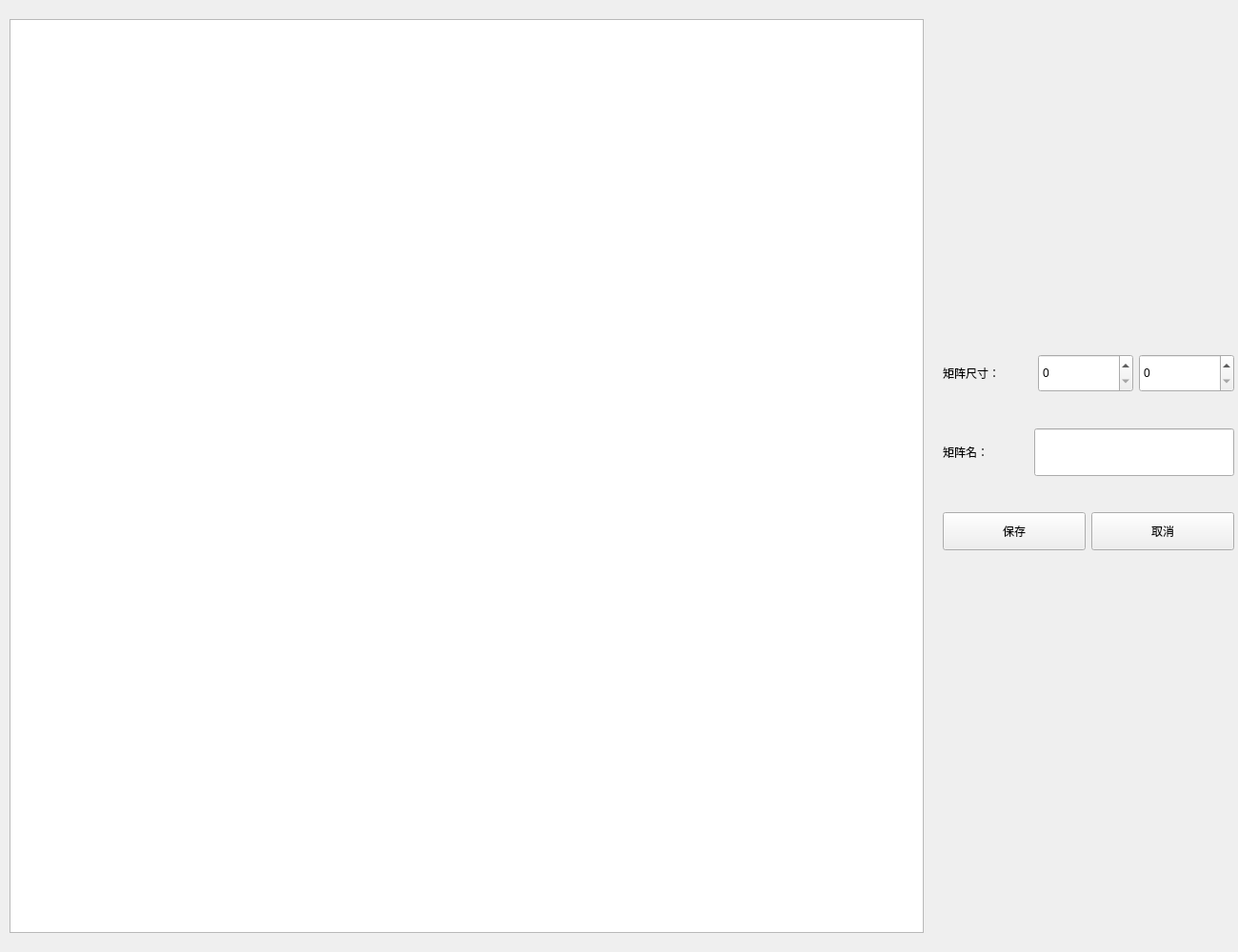
<?xml version="1.0" encoding="UTF-8"?>
<ui version="4.0">
 <class>addMat</class>
 <widget class="QWidget" name="addMat">
  <property name="geometry">
   <rect>
    <x>0</x>
    <y>0</y>
    <width>1300</width>
    <height>1000</height>
   </rect>
  </property>
  <property name="minimumSize">
   <size>
    <width>1300</width>
    <height>1000</height>
   </size>
  </property>
  <property name="maximumSize">
   <size>
    <width>1300</width>
    <height>1000</height>
   </size>
  </property>
  <property name="windowTitle">
   <string>Form</string>
  </property>
  <widget class="QTableWidget" name="modifyMat">
   <property name="geometry">
    <rect>
     <x>10</x>
     <y>20</y>
     <width>960</width>
     <height>960</height>
    </rect>
   </property>
   <property name="minimumSize">
    <size>
     <width>960</width>
     <height>960</height>
    </size>
   </property>
   <property name="maximumSize">
    <size>
     <width>960</width>
     <height>960</height>
    </size>
   </property>
  </widget>
  <widget class="QWidget" name="">
   <property name="geometry">
    <rect>
     <x>990</x>
     <y>340</y>
     <width>306</width>
     <height>271</height>
    </rect>
   </property>
   <layout class="QVBoxLayout" name="verticalLayout">
    <item>
     <layout class="QHBoxLayout" name="horizontalLayout_3">
      <item>
       <widget class="QLabel" name="label">
        <property name="text">
         <string>矩阵尺寸：</string>
        </property>
       </widget>
      </item>
      <item>
       <widget class="QSpinBox" name="spinBox_row">
        <property name="minimumSize">
         <size>
          <width>100</width>
          <height>40</height>
         </size>
        </property>
        <property name="maximumSize">
         <size>
          <width>100</width>
          <height>40</height>
         </size>
        </property>
       </widget>
      </item>
      <item>
       <widget class="QSpinBox" name="spinBox_col">
        <property name="minimumSize">
         <size>
          <width>100</width>
          <height>40</height>
         </size>
        </property>
        <property name="maximumSize">
         <size>
          <width>100</width>
          <height>40</height>
         </size>
        </property>
       </widget>
      </item>
     </layout>
    </item>
    <item>
     <layout class="QHBoxLayout" name="horizontalLayout_2">
      <item>
       <widget class="QLabel" name="label_2">
        <property name="text">
         <string>矩阵名：</string>
        </property>
       </widget>
      </item>
      <item>
       <widget class="QLineEdit" name="matName">
        <property name="minimumSize">
         <size>
          <width>210</width>
          <height>50</height>
         </size>
        </property>
        <property name="maximumSize">
         <size>
          <width>210</width>
          <height>50</height>
         </size>
        </property>
       </widget>
      </item>
     </layout>
    </item>
    <item>
     <layout class="QHBoxLayout" name="horizontalLayout">
      <item>
       <widget class="QPushButton" name="save">
        <property name="minimumSize">
         <size>
          <width>0</width>
          <height>40</height>
         </size>
        </property>
        <property name="maximumSize">
         <size>
          <width>16777215</width>
          <height>40</height>
         </size>
        </property>
        <property name="text">
         <string>保存</string>
        </property>
       </widget>
      </item>
      <item>
       <widget class="QPushButton" name="cancel">
        <property name="minimumSize">
         <size>
          <width>0</width>
          <height>40</height>
         </size>
        </property>
        <property name="maximumSize">
         <size>
          <width>16777215</width>
          <height>40</height>
         </size>
        </property>
        <property name="text">
         <string>取消</string>
        </property>
       </widget>
      </item>
     </layout>
    </item>
   </layout>
  </widget>
 </widget>
 <resources/>
 <connections/>
</ui>
